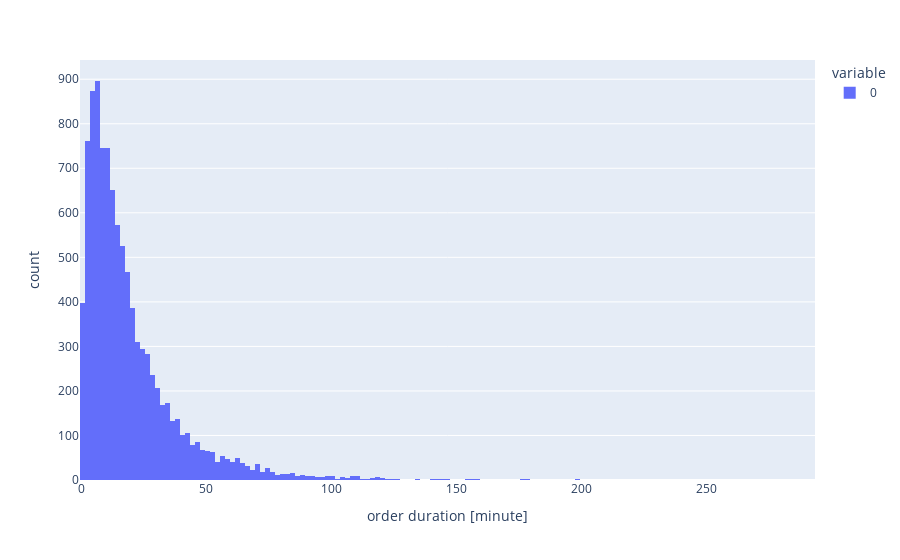

Notebook cell for this chart:
### Markdown cell above
### 決済までの時間

### Code cell
timedeltas = pd.Series([order.exit_timestamp - order.entry_timestamp for order in order_manager.order_history])
fig = px.histogram(timedeltas.dt.seconds // 60)
fig.update_layout(xaxis_title="order duration [minute]")

### Figure 1 — Plotly figure (JSON) as saved in the notebook; plotly's stock layout.template omitted (floating-point values rounded to 4 significant figures; data arrays with more than 128 entries replaced by an {"elided": "..."} marker saying what was removed)
{"data": [{"alignmentgroup": "True", "bingroup": "x", "hovertemplate": "variable=0<br>value=%{x}<br>count=%{y}<extra></extra>", "legendgroup": "0", "marker": {"color": "#636efa", "pattern": {"shape": ""}}, "name": "0", "offsetgroup": "0", "orientation": "v", "showlegend": true, "type": "histogram", "x": {"elided": "10178 int values"}, "xaxis": "x", "yaxis": "y"}], "layout": {"autosize": true, "barmode": "relative", "legend": {"title": {"text": "variable"}, "tracegroupgap": 0}, "margin": {"t": 60}, "xaxis": {"anchor": "y", "autorange": true, "domain": [0, 1], "range": [-0.5, 293.5], "title": {"text": "order duration [minute]"}, "type": "linear"}, "yaxis": {"anchor": "x", "autorange": true, "domain": [0, 1], "range": [0, 943.2], "title": {"text": "count"}}}}
